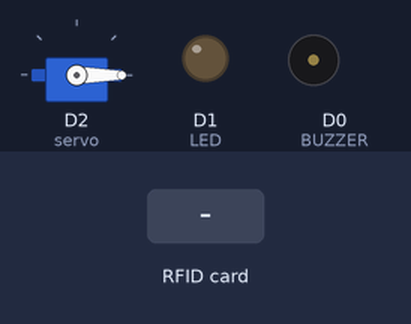
A sketch run on a simulated ESP8266 (NodeMCU). On the bench: servo, output pins drawn as LEDs (lit = HIGH), buzzer (waves = sounding, pin HIGH). The inputs (shaded band) are chosen by the test bench. WiFi joins after 1.5 s; servers stay silent unless stated; network time is answered at once with the bench clock; the local clock reads 2024-03-15 10:24:30 at power-on unless the sketch sets it; what the sketch prints to the serial monitor is not drawn.

Above: at 3.7 s.
3.8 s: RFID card 21 11 82 32 26 held to the reader
At 4.9 s:
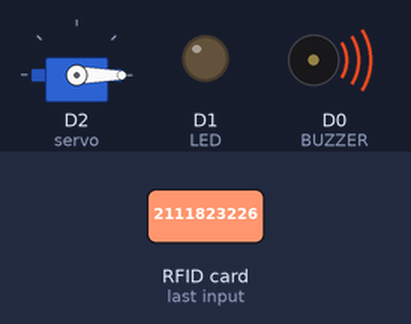
5.3 s: RFID card 5E 7A 19 C4 held to the reader
At 10.9 s:
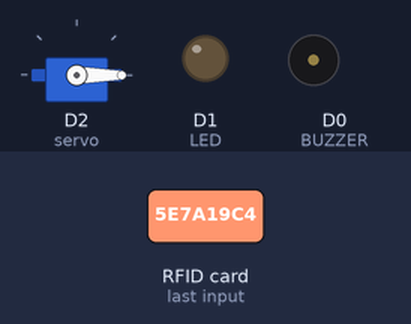
Timing chart, 0 to 12.4 s (numbered marks = the images above; inputs shaded):
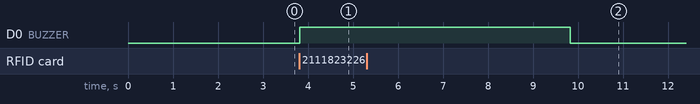

Measured:
- after the input at 3.8 s, D0 (BUZZER): LOW → HIGH at once
- after the input at 5.3 s, D0 (BUZZER): HIGH → LOW after 4.5 s instead of 1.5 s

The sketch:

rfid.ino
```cpp
/* Read RFID Tag with RC522 RFID Reader
 *  Made by miliohm.com
 */

#include <SPI.h>
#include <MFRC522.h>
#include <Servo.h>
#include <NTPClient.h>
#include <ESP8266WiFi.h>
#include <WiFiUdp.h>

constexpr uint8_t RST_PIN = D3;
constexpr uint8_t SS_PIN = D4;

MFRC522 rfid(SS_PIN, RST_PIN); // Instance of the class


Servo servo;
String tag;

String verified = "441437673";
String unVerified = "2111823226";

#define LED D1
#define BUZZER D0

const char* ssid       = "Bsmk";
const char* password   =  "*********";
const long utcOffsetInSeconds = 12600; // 3.5 * 60 * 60
char daysOfTheWeek[7][12] = {"Sunday", "Monday", "Tuesday", "Wednesday", "Thursday", "Friday", "Saturday"};

// Define NTP Client to get time
WiFiUDP ntpUDP; //Creates a named instance of the WiFi UDP class that can send and receive UDP messages
NTPClient timeClient(ntpUDP, "pool.ntp.org", utcOffsetInSeconds);


void setup() {
  Serial.begin(9600);
  SPI.begin(); // Init SPI bus
  rfid.PCD_Init(); // Init MFRC522 - Initializes the MFRC522 chip.
  servo.attach(D2);
  servo.write(0);
  delay(1000);
  pinMode(LED, OUTPUT); // set the digital pin as output.
  pinMode(BUZZER, OUTPUT);

  //wifi
  WiFi.begin(ssid, password);
  while ( WiFi.status() != WL_CONNECTED ) {
    delay ( 500 );
    Serial.print ( "." );
  }

  timeClient.begin();

}

void loop() {
  timeClient.update();
  if ( ! rfid.PICC_IsNewCardPresent()) // check for new card
    return;
  if (rfid.PICC_ReadCardSerial()) {
    for (byte i = 0; i < 4; i++) {
      tag += rfid.uid.uidByte[i];
    }

    Serial.println("**************");
    Serial.print(F("UID: "));
    Serial.println(tag);
    Serial.print(daysOfTheWeek[timeClient.getDay()]);
    Serial.print(", ");
    Serial.print(timeClient.getHours());
    Serial.print(":");
    Serial.print(timeClient.getMinutes());
    Serial.print(":");
    Serial.println(timeClient.getSeconds());
    if (tag == verified && timeClient.getHours() >= 9 && timeClient.getHours() < 15){
      Serial.println("Accecc Granted!");
      servo.write(90);
      digitalWrite(LED, HIGH);
      delay(3000);

      digitalWrite(LED, LOW);
      servo.write(0);
      delay(1000);
    }
    else{
      Serial.println("Accecc Denied!");
      digitalWrite (BUZZER, HIGH);
      delay(3000);
      digitalWrite (BUZZER, LOW);
    }
    tag = "";


    rfid.PICC_HaltA();
    rfid.PCD_StopCrypto1();
  }
}
```
